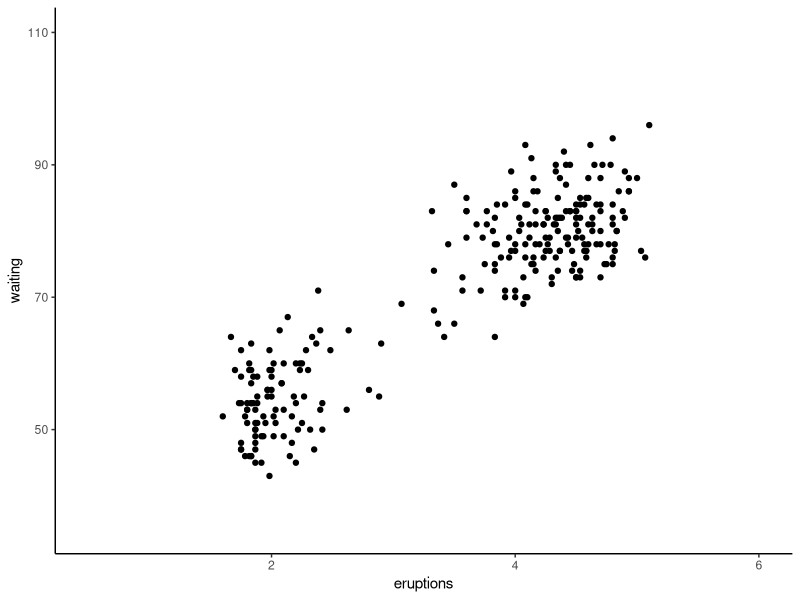
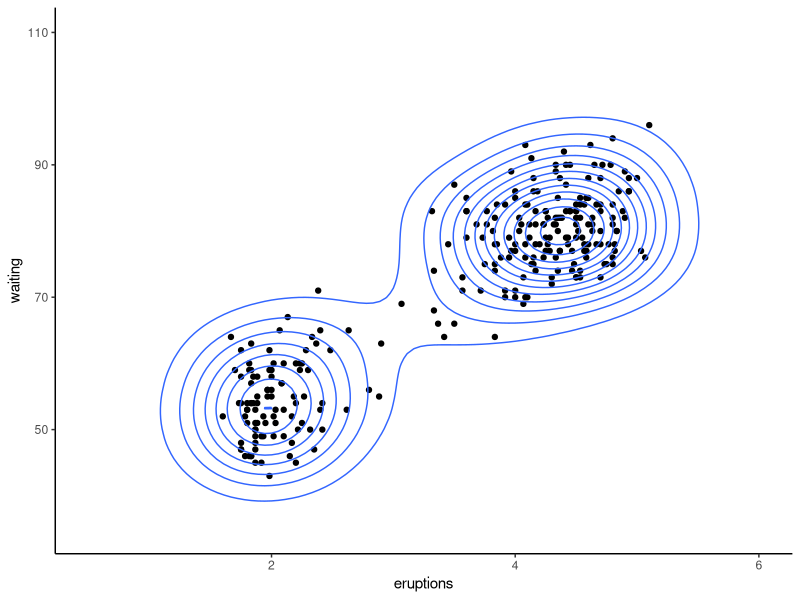
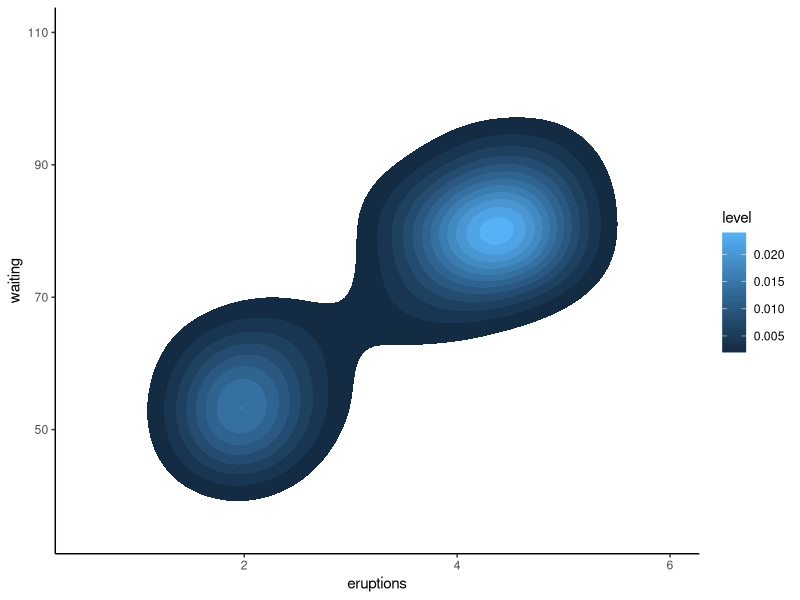
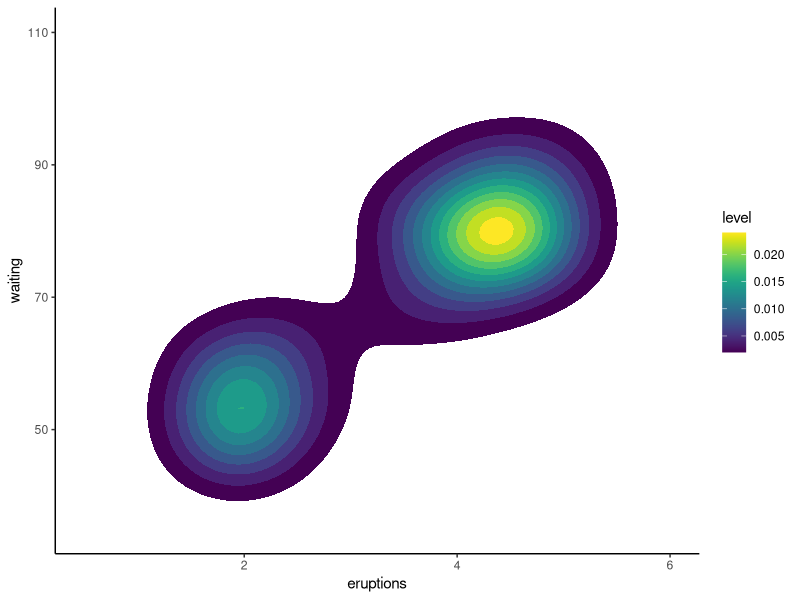

Source code (R) for these figures, in order:
## ---- chunk 1
library(tidyverse)
library(conflicted)
library(viridis)

knitr::opts_chunk$set(echo = TRUE)
## ---- chunk 2
### scatterplot using the faithful dataset (built into R)
ggplot(faithful, aes(x = eruptions, y = waiting)) + 
  geom_point() + 
# this is just here setting the axis scales; these are good for when you're 
# looking at the density plots later
  xlim(0.5, 6) +
  ylim(35, 110) +
# theme_classic() because I don't like the default ggplot() theme
  theme_classic()
## ---- chunk 3
ggplot(faithful, aes(x = eruptions, y = waiting)) + 
  geom_point() +
# this is the geom to add the density contours!
  geom_density_2d() +
  xlim(0.5, 6) +
  ylim(35, 110) +
  theme_classic()
## ---- chunk 4
ggplot(faithful, aes(x = eruptions, y = waiting)) +
# have to use stat_density_2d() for the filled-in color
# aes(fill = stat(level)) is saying "give color according to how many things
# are on the plot" and geom = "polygon" is telling ggplot to use filled in 
# things instead of the contour lines
  stat_density_2d(aes(fill = stat(level)), geom = "polygon") +
  xlim(0.5, 6) +
  ylim(35, 110) +
  theme_classic()
## ---- chunk 5
ggplot(faithful, aes(x = eruptions, y = waiting)) + 
  stat_density_2d(aes(fill = stat(level)), geom = "polygon") +
# change the color scale to the default viridis scale.
  scale_fill_viridis() +
  xlim(0.5, 6) +
  ylim(35, 110) +
  theme_classic()
